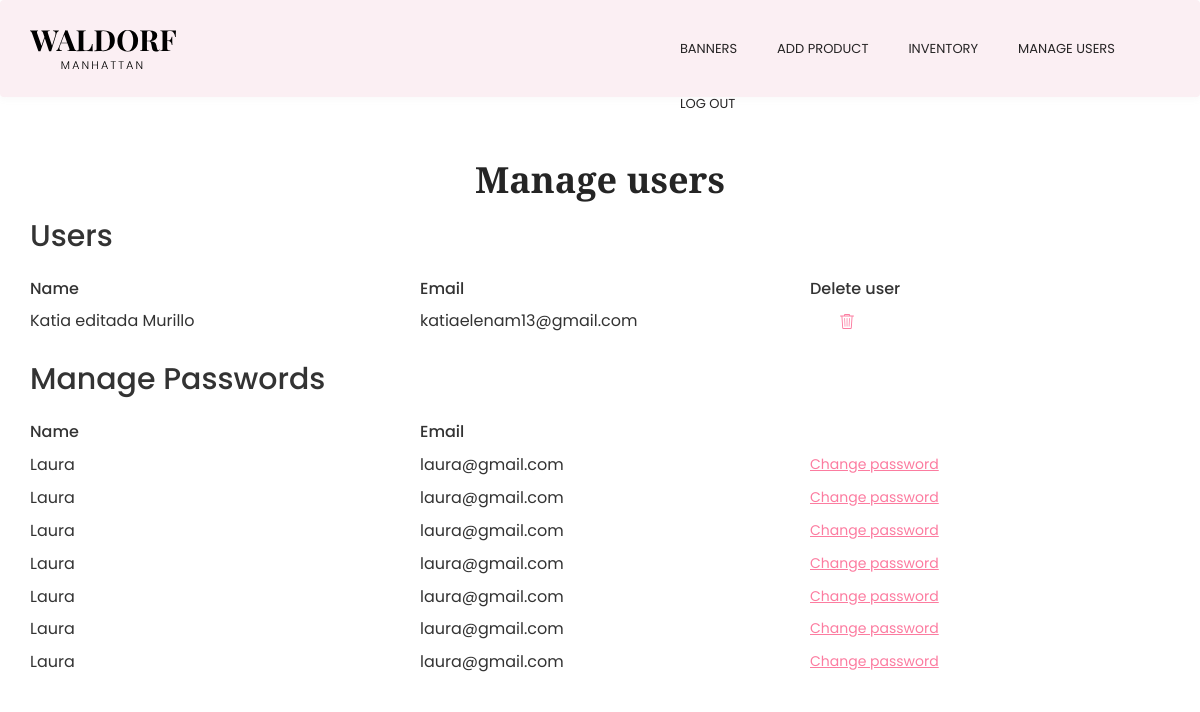
The app's page /manage-users.php with its own data.
### tables this page shows
CREATE TABLE `usuarios` (
  `id` int(10) NOT NULL,
  `nombre` varchar(40) NOT NULL,
  `apellido` varchar(40) NOT NULL,
  `correo` varchar(40) NOT NULL,
  `contrasena` varchar(40) NOT NULL,
  `direccion` varchar(100) DEFAULT NULL,
  `codigo_postal` int(10) DEFAULT NULL,
  `ciudad` varchar(40) DEFAULT NULL,
  `ocupacion` varchar(40) DEFAULT NULL,
  `hobbies` varchar(40) DEFAULT NULL
);

### src/funciones.php (called while the page is built, shortened)
<?php
function get($tabla) {
  $db = mysqli_connect("db","root","root", "main");
  $query = "SELECT * FROM $tabla";
  $result = $db->query($query);
  $resultados = [];
  $i = 0;
  if ($result->num_rows > 0) :
      while($row = $result->fetch_assoc()) :
        $resultados[$i] = $row;
        $i++;
      endwhile;
  else :
    $resultados = false;
  endif;
  return $resultados;
}
?>

### src/manage-users.php (the view)
<?php
  include('estructura/header-admin.php');
  include('funciones.php');
?>
<main class="admin-options">
  <div class="container">
  <h1 class="admin-title"> Manage users </h1>
  <section class="subir-foto">
  <h2>Users</h2>
  <div class="users-title">
    <div class="row">
      <div>
        <article class="col-12 col-xs-4 col-sm-4 col-md-4">
          <p>Name</p>
        </article>
        <article class="col-12 col-xs-4 col-sm-4 col-md-4">
          <p>Email</p>
        </article>
        <article class="col-12 col-xs-4 col-sm-4 col-md-4">
          <p>Delete user</p>
        </article>
      </div>
    </div>
  </div>
  <div class="users-info">
  <?php
    $usuarios = get('usuarios');
    foreach($usuarios as $row) :
  ?>
    <div class="row">
      <div>
        <article class="col-12 col-xs-4 col-sm-4 col-md-4">
          <p><?php echo $row['nombre'] . ' ' . $row['apellido']; ?> </p>
        </article>
        <article class="col-12 col-xs-4 col-sm-4 col-md-4">
          <p><?php echo $row['correo']; ?></p>
        </article>
        <article class="col-12 col-xs-4 col-sm-4 col-md-4">
          <a href="eliminar.php?url=manage-users&tipo=usuarios&id=<?php echo $row['id']; ?>"><img class="icon" src="imgs/trash.svg"></a>
        </article>
      </div>
    </div>
  <?php
    endforeach;
  ?>
  </div>
<h2>Manage Passwords</h2>
<div class= "users-title">
  <div class="row">
    <div>
      <article class="col-12 col-xs-4 col-sm-4 col-md-4">
        <p>Name</p>
      </article>
      <article class="col-12 col-xs-4 col-sm-4 col-md-4">
        <p>Email</p>
      </article>
    </div>
  </div>
</div>
<div class ="users-info">
  <?php
          for( $i=1; $i<8; $i++ ):
  ?>
  <div class="row">
    <div>
      <article class="col-12 col-xs-4 col-sm-4 col-md-4">
        <p>Laura</p>
      </article>
      <article class="col-12 col-xs-4 col-sm-4 col-md-4">
        <p>laura@gmail.com</p>
      </article>
      <article class="col-12 col-xs-4 col-sm-4 col-md-4">
        <a href="" class="rose-link underline-pink"> Change password </a>
      </article>
    </div>
  </div>
  <?php
          endfor;
  ?>
</div>
</div>
</main>
<?php
include('estructura/footer-admin.php');
?>

### src/css/estilos.css (style rules this page uses)
body { font-family: 'Poppins', Helvetica, sans-serif; }
.users-title p { font-weight: 500; font-size: 16px; }
.users-info p { font-size: 16px; }
.subir-foto h2 { padding-bottom: 15px; }
.admin-title { display: flex; justify-content: center; font-family: 'Playfair Display'; font-weight: 600; color: #252525; }
.underline-pink { text-decoration: underline !important; }
.underline-pink:hover, .underline-pink:link, .underline-pink:active, .underline-pink:visited { text-decoration: underline !important; color: #FC7CA0; }
.rose-link { appearance: none; -moz-appearance: none; -ms-progress-appearance: none; -webkit-appearance: none; border: 0px solid transparent; display: inline-block; color: #FC7CA0; text-decoration: underline; display: inline-block; }
.admin-options { padding: 40px 0px; }
.users-info .icon { margin-left: 30px; }

### records on screen
usuarios: nombre "Katia editada", apellido "Murillo", correo "katiaelenam13@gmail.com"
